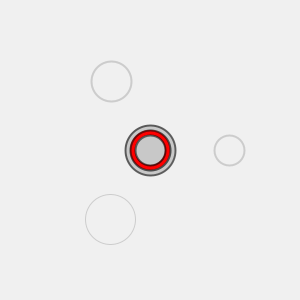
Frame 1 (no input)
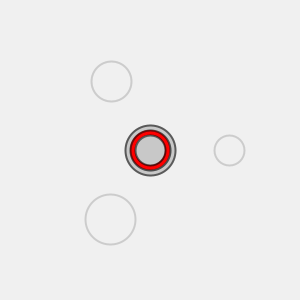
Frame 60 (the mouse pressed at the canvas centre just before this capture)
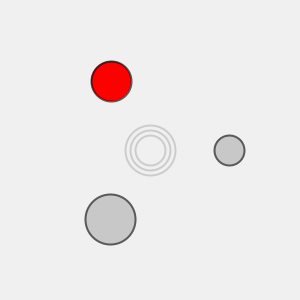
Frame 120 (the mouse held since frame 60 and released just before this capture)

The Processing sketch that drew these frames (run headless with seeded random() and noise(); from frame 60 on, the mouse is pressed at the canvas centre):

// Processing sketch: P5_211_ExplodingMenu
// ── P5_211_ExplodingMenu.pde
/**
 * Exploding Menu as basic example sketch.
 * Three buttons are displayed. When you click on the cluster an radial menu appears.
 * Slide over one of the buttons to select or deselect.
 *
 * Exploding Menu enables high precision selection of multiple overlapping markers.
 * See http://tillnagel.com/2011/07/exploding-menu/ for more information.
 *
 * Copyright (c) 2011 Till Nagel, tillnagel.com
 * Licensed under Creative Commons Attribution-Share Alike 3.0 and GNU GPL license.
 */

ArrayList explodingButtons = new ArrayList();
ExplodingButtonGroup explodingButtonGroup;

public void setup() {
  size(300, 300);
  smooth();

  float cx = width/2;
  float cy = height/2;
  PVector groupCenter = new PVector(cx, cy);
  float groupRadius = 80;

  explodingButtons.add(new ExplodingButton(this, cx, cy, 50));
  ExplodingButton preselectedButton = new ExplodingButton(this, cx, cy, 40);
  preselectedButton.setSelected();
  explodingButtons.add(preselectedButton);
  explodingButtons.add(new ExplodingButton(this, cx, cy, 30));

  explodingButtonGroup = new ExplodingButtonGroup(groupCenter, groupRadius);
  explodingButtonGroup.setExplodingButtonGroup(explodingButtons);
}

public void draw() {
  background(240);

  explodingButtonGroup.updatePositionsInGroupCircle();

  for (int i = 0; i < explodingButtons.size(); i++) {
    ExplodingButton explodingButton = (ExplodingButton) explodingButtons.get(i);
    explodingButton.drawDebug();
    explodingButton.draw();
  }
}

public void mousePressed() {
  explodingButtonGroup.pressed(mouseX, mouseY);
}

public void mouseReleased() {
  explodingButtonGroup.released(mouseX, mouseY);
}

public void mouseDragged() {
  explodingButtonGroup.dragged(mouseX, mouseY);
}

public void keyPressed() {
  if (key == '+') {
    explodingButtons.add(new ExplodingButton(this, 300, 300, random(20, 60)));
  } 
  else if (key == '-') {
    explodingButtons.remove(explodingButtons.size() - 1);
  }
}


// ── ExplodingButton.pde
public class ExplodingButton {

  protected PApplet p;

  protected PVector pos = new PVector();
  protected PVector explodedPos = new PVector();
  protected float size = 50;

  private String statusNormal = "normal";
  private String statusExploded = "exploded";
  private String statusHighlighted = "highlighted";
  private String statusSelected = "selected";
  private String statusExplodedSelected = "explodedSelected";
  private String statusExplodedSelectedHighlighted = "explodedSelectedHighlighted";

  private String status = statusNormal;

  public ExplodingButton(PApplet p) {
    this.p = p;
  }

  public ExplodingButton(PApplet p, PVector pos, PVector explodedPos, float size) {
    this.p = p;
    this.pos = pos;
    if (explodedPos != null) {
      this.explodedPos = explodedPos;
    }
    this.size = size;
  }

  public ExplodingButton(PApplet p, float x, float y, float explodedX, float explodedY, float size) {
    this.p = p;
    this.pos = pos;
    this.explodedPos = new PVector(explodedX, explodedY);
    this.size = size;
  }

  public ExplodingButton(PApplet p, float x, float y, float size) {
    this.p = p;
    this.pos = new PVector(x, y);
    this.size = size;
  }

  public void draw() {
    p.strokeWeight(2);
    p.stroke(10, 150);
    if (status.equals(statusNormal)) {
      drawNormal();
    }
    if (status.equals(statusExploded)) {
      drawExploded();
    }
    if (status.equals(statusHighlighted)) {
      drawExplodedHighlighted();
    }
    if (status.equals(statusSelected)) {
      drawSelected();
    }
    if (status.equals(statusExplodedSelected)) {
      drawExplodedSelected();
    }
    if (status.equals(statusExplodedSelectedHighlighted)) {
      drawExplodedSelectedHighlighted();
    }
  }

  protected void drawNormal() {
    p.fill(200);
    p.ellipse(pos.x, pos.y, size, size);
  }

  protected void drawExploded() {
    p.fill(200);
    p.ellipse(explodedPos.x, explodedPos.y, size, size);
  }

  protected void drawExplodedHighlighted() {
    p.fill(200, 0, 0, 170);
    p.ellipse(explodedPos.x, explodedPos.y, size, size);
  }

  protected void drawSelected() {
    p.fill(255, 0, 0);
    p.ellipse(pos.x, pos.y, size, size);
  }

  protected void drawExplodedSelected() {
    p.fill(255, 0, 0);
    p.ellipse(explodedPos.x, explodedPos.y, size, size);
  }

  protected void drawExplodedSelectedHighlighted() {
    p.fill(200, 200, 0, 170);
    p.ellipse(explodedPos.x, explodedPos.y, size, size);
  }

  public void drawDebug() {
    p.stroke(1);
    p.stroke(10, 40);
    p.noFill();
    p.ellipse(pos.x, pos.y, size, size);
    p.ellipse(explodedPos.x, explodedPos.y, size, size);
  }

  public void pressed(float checkX, float checkY) {
    if (isHit(checkX, checkY, pos)) {
      if (status.equals(statusNormal)) {
        status = statusExploded;
      } 
      else if (status.equals(statusSelected)) {
        status = statusExplodedSelected;
      }
    }
  }

  public void dragged(float checkX, float checkY) {
    if (status.equals(statusExploded) || status.equals(statusHighlighted)) {
      if (isHit(checkX, checkY, explodedPos)) {
        status = statusHighlighted;
      } 
      else {
        status = statusExploded;
      }
    }

    if (status.equals(statusExplodedSelected) || status.equals(statusExplodedSelectedHighlighted)) {
      if (isHit(checkX, checkY, explodedPos)) {
        status = statusExplodedSelectedHighlighted;
      } 
      else {
        status = statusExplodedSelected;
      }
    }
  }

  public void released(float checkX, float checkY) {
    if (status.equals(statusHighlighted) && isHit(checkX, checkY, explodedPos)) {
      status = statusSelected;
    } 
    else if (status.equals(statusExploded)) {
      status = statusNormal;
    } 
    else if (status.equals(statusExplodedSelectedHighlighted)) {
      if (isHit(checkX, checkY, explodedPos)) {
        status = statusNormal;
      } 
      else {
        status = statusSelected;
      }
    } 
    else if (status.equals(statusExplodedSelected)) {
      if (isHit(checkX, checkY, explodedPos)) {
        // This state is not accessible (as onOver it's still explodedSelectedHigh)
      } 
      else {
        status = statusSelected;
      }
    }
  }

  protected boolean isHit(float checkX, float checkY, PVector pos) {
    boolean hit = dist(checkX, checkY, pos.x, pos.y) < this.size / 2;
    return hit;
  }

  public void setSelected() {
    status = statusSelected;
  }

  public void setExplodedPos(float x, float y) {
    explodedPos.x = x;
    explodedPos.y = y;
  }

  public boolean isSelected() {
    return status.equals(statusSelected);
  }

  public boolean isNormal() {
    return status.equals(statusNormal);
  }
}

// ── ExplodingButtonGroup.pde
public class ExplodingButtonGroup {

  public static final float DEFAULT_RADIUS = 100;

  public PVector center = new PVector(300, 300);
  public float radius;

  ArrayList explodingButtons = new ArrayList();

  public ExplodingButtonGroup(PVector groupCenter) {
    this(groupCenter, DEFAULT_RADIUS, null);
  }

  public ExplodingButtonGroup(PVector groupCenter, float groupRadius) {
    this(groupCenter, groupRadius, null);
  }

  public ExplodingButtonGroup(PVector groupCenter, float groupRadius, ArrayList explodingButtons) {
    this.center = groupCenter;
    this.radius = groupRadius;
    if (explodingButtons != null) {
      this.explodingButtons = explodingButtons;
    }
  }

  public void updatePositionsInGroupCircle() {
    float angle = 0;
    float dAngle = TWO_PI / explodingButtons.size();

    for (int i = 0; i < explodingButtons.size(); i++) {
      ExplodingButton explodingButton = (ExplodingButton) explodingButtons.get(i);
      angle += dAngle;
      float x = center.x + (int) (radius * Math.cos(angle));
      float y = center.y + (int) (radius * Math.sin(angle));
      explodingButton.setExplodedPos(x, y);
    }
  }

  public void draw() {
    for (int i = 0; i < explodingButtons.size(); i++) {
      ExplodingButton explodingButton = (ExplodingButton) explodingButtons.get(i);
      explodingButton.drawDebug();
      explodingButton.draw();
    }
  }

  public void addExplodingButton(ExplodingButton btn) {
    this.explodingButtons.add(btn);
    updatePositionsInGroupCircle();
  }

  public void setExplodingButtonGroup(ArrayList explodingButtons) {
    this.explodingButtons = explodingButtons;
  }

  public void pressed(int mouseX, int mouseY) {
    for (int i = 0; i < explodingButtons.size(); i++) {
      ExplodingButton explodingButton = (ExplodingButton) explodingButtons.get(i);
      explodingButton.pressed(mouseX, mouseY);
    }
  }

  public void dragged(int mouseX, int mouseY) {
    for (int i = 0; i < explodingButtons.size(); i++) {
      ExplodingButton explodingButton = (ExplodingButton) explodingButtons.get(i);
      explodingButton.dragged(mouseX, mouseY);
    }
  }

  public ExplodingButton released(int mouseX, int mouseY) {
    // TODO Return list to allow multiple selection
    ExplodingButton selectedExplodingButton = null;
    for (int i = 0; i < explodingButtons.size(); i++) {
      ExplodingButton explodingButton = (ExplodingButton) explodingButtons.get(i);
      explodingButton.released(mouseX, mouseY);
      boolean hit = explodingButton.isHit(mouseX, mouseY, explodingButton.explodedPos);
      if (hit && (explodingButton.isSelected() || explodingButton.isNormal())) {
        selectedExplodingButton = explodingButton;
      }
    }
    return selectedExplodingButton;
  }

  public boolean isEmpty() {
    return explodingButtons.isEmpty();
  }
}
